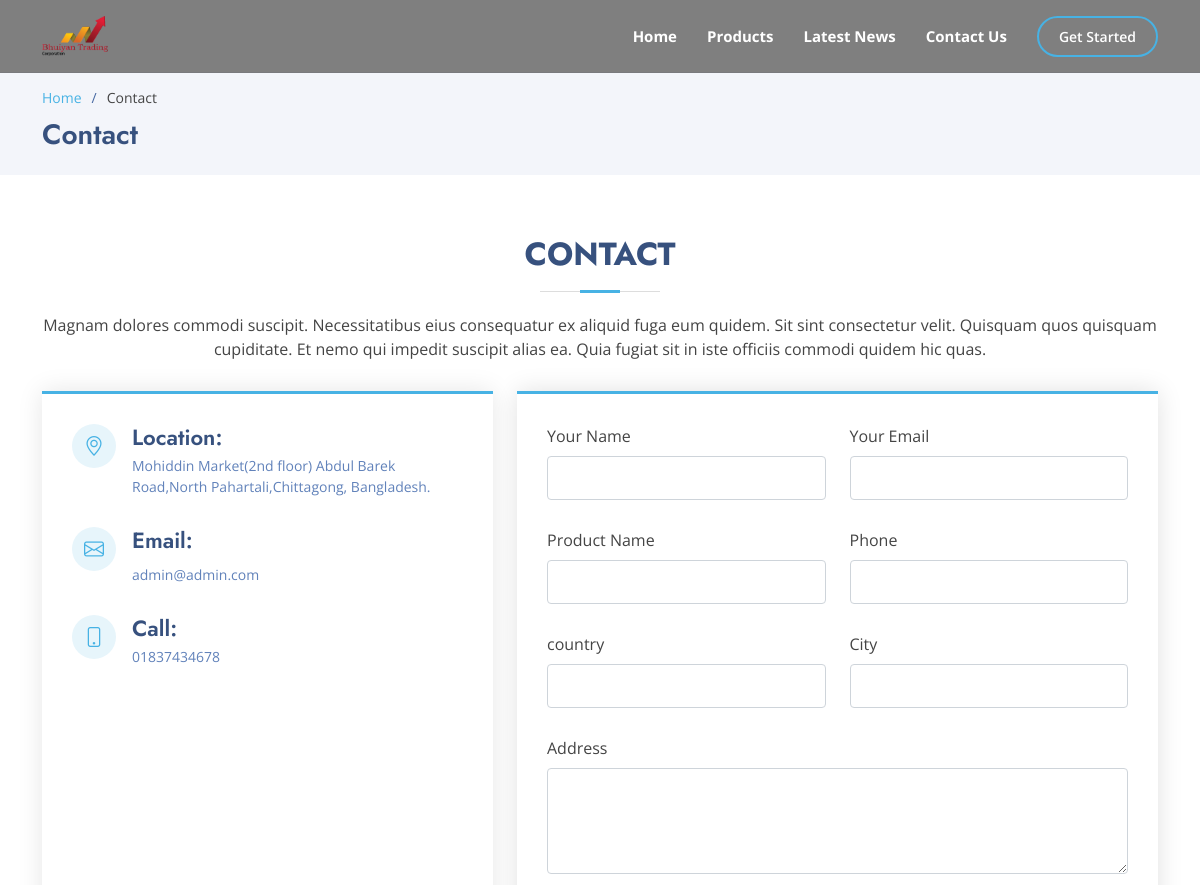
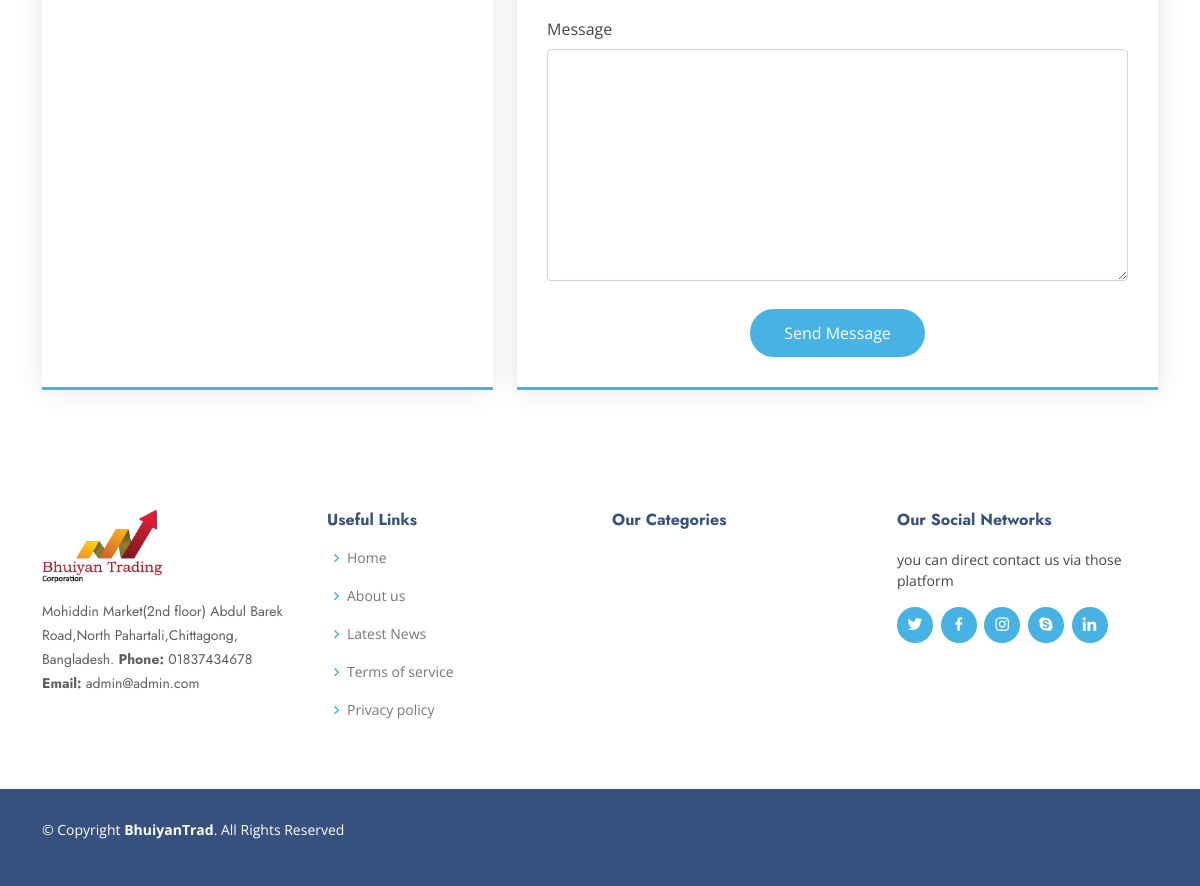
Page /contact/ on the committed database (2 pictures, top to bottom).
### backend/models.py (models this page shows)
class Settings(models.Model):
    title = models.CharField(max_length=255)
    phone = models.CharField(max_length=16)
    email = models.EmailField(max_length=255)
    address = models.TextField()
    site_logo = models.ImageField(upload_to=settings_path)
    hero_image = models.ImageField(upload_to=settings_path)
    who_we = models.TextField()
    who_we_image = models.ImageField(upload_to=settings_path)
    future_focused = models.TextField()
    future_forused_img = models.ImageField(upload_to=settings_path)
    about_us = models.TextField()
    about_us_img = models.ImageField(upload_to=settings_path)

### frontend/views.py (the view)
# urls.py: path('contact/', views.ContactView, name="contact"),
def ContactView(request):
    settings = Settings.objects.first()
    context = {
        'settings' : settings,
    }
    if request.method == 'POST':
        form = ContactForm(request.POST)
        if form.is_valid():
            form.save()
            return render(request, 'contact.html', context)
        else:
            print(form.errors.as_data())
    else:
        messages.error(request, "Message sent failed")
    return render(request, 'contact.html', context)

### frontend/templates/contact.html (shortened to what this page needs)
{% extends 'asset2/base.html' %} {% load static %} {% block content %}
<main id="main">
    <section id="breadcrumbs" class="breadcrumbs">
        <div class="container">
            <ol>
                <li><a href="{% url 'frontend:home' %}">Home</a></li>
                <li>Contact</li>
            </ol>
            <h2>Contact</h2>
        </div>
    </section>
    <section id="contact" class="contact">
        <div class="container" data-aos="fade-up">
            <div class="section-title">
                <h2>Contact</h2>
                <p>Magnam dolores commodi suscipit. Necessitatibus eius consequatur ex aliquid fuga eum quidem. Sit sint consectetur velit. Quisquam quos quisquam cupiditate. Et nemo qui impedit suscipit alias ea. Quia fugiat sit in iste officiis commodi
                    quidem hic quas.</p>
            </div>
            <div class="row">
                <div class="col-lg-5 d-flex align-items-stretch">
                    <div class="info">
                        <div class="address">
                            <i class="bi bi-geo-alt"></i>
                            <h4>Location:</h4>
                            <p>
                                {{settings.address}}
                            </p>
                        </div>
                        <div class="email">
                            <i class="bi bi-envelope"></i>
                            <h4>Email:</h4>
                            <p>{{settings.email}}</p>
                        </div>
                        <div class="phone">
                            <i class="bi bi-phone"></i>
                            <h4>Call:</h4>
                            <p>{{settings.phone}}</p>
                        </div>
                    </div>
                </div>
                <div class="col-lg-7 mt-5 mt-lg-0 d-flex align-items-stretch">
                    <form action="{% url 'frontend:contact' %}" method="post" role="form" class="php-email-form">
                        <div class="row">
                            <div class="form-group col-md-6">
                                <label for="name">Your Name</label>
                                <input type="text" name="name" class="form-control" id="name" required>
                            </div>
                            <div class="form-group col-md-6">
                                <label for="name">Your Email</label>
                                <input type="email" class="form-control" name="email" id="email" required>
                            </div>
                            <div class="form-group col-md-6">
                                <label for="product_name">Product Name</label>
                                <input type="text" name="product_name" class="form-control" id="product_name" required>
                            </div>
                            <div class="form-group col-md-6">
                                <label for="zipcode">Phone</label>
                                <input type="number" name="phone" class="form-control" id="zipcode" required>
                            </div>
                            <div class="form-group col-md-6">
                                <label for="country">country</label>
                                <input type="text" name="country" class="form-control" id="country" required>
                            </div>
                            <div class="form-group col-md-6">
                                <label for="city">City</label>
                                <input type="text" name="city" class="form-control" id="city" required>
                            </div>
                            <div class="form-group">
                                <label for="name">Address</label>
                                <textarea class="form-control" name="address" rows="4" required></textarea>
                            </div>
                        </div>
                        <div class="form-group">
                            <label for="name">Message</label>
                            <textarea class="form-control" name="message" rows="10" required></textarea>
                        </div>
                        <div class="text-center"><button type="submit">Send Message</button></div>
                    </form>
                </div>
            </div>
        </div>
    </section>
</main>
{% endblock %}

### frontend/templates/asset2/header.html (shortened to what this page needs)
<header id="header" class="fixed-top" style="background: rgba(0,0,0,0.5);">
    <div class="container d-flex align-items-center">
        <h1 class="logo me-auto">
            <a class="logo me-auto" href="{% url 'frontend:home' %}">
                <img src="{{settings.site_logo.url}}" class="img-fluid" />
            </a>
        </h1>
        <nav id="navbar" class="navbar">
            <ul>
                <li><a class="nav-link scrollto" href="{% url 'frontend:home' %}"><strong>Home</strong></a></li>
                <li><a class="nav-link scrollto" href=""><strong>Products</strong></a></li>
                <li><a class="nav-link scrollto" href=""><strong>Latest News</strong></a></li>
                <li><a class="nav-link scrollto" href="{% url 'frontend:contact' %}"><strong>Contact Us</strong></a></li>
                <li><a class="getstarted scrollto" href="">Get Started</a></li>
            </ul>
        </nav>
    </div>
</header>

### frontend/templates/asset2/footer.html (shortened to what this page needs)
<footer id="footer">
    <div class="footer-top">
        <div class="container">
            <div class="row">
                <div class="col-lg-3 col-md-6 footer-contact">
                    <a href="#" class="mb-2">
                        <img src="{{settings.site_logo.url}}" class="mb-3 img-fluid" width="120px" alt="logo">
                    </a>
                    <p>
                        {{settings.address}}
                        <strong>Phone:</strong> {{settings.phone}}<br>
                        <strong>Email:</strong> {{settings.email}}<br>
                    </p>
                </div>
                <div class="col-lg-3 col-md-6 footer-links">
                    <h4>Useful Links</h4>
                    <ul>
                        <li><i class="bx bx-chevron-right"></i> <a href="#">Home</a></li>
                        <li><i class="bx bx-chevron-right"></i> <a href="#">About us</a></li>
                        <li><i class="bx bx-chevron-right"></i> <a href="#">Latest News</a></li>
                        <li><i class="bx bx-chevron-right"></i> <a href="#">Terms of service</a></li>
                        <li><i class="bx bx-chevron-right"></i> <a href="#">Privacy policy</a></li>
                    </ul>
                </div>
                <div class="col-lg-3 col-md-6 footer-links">
                    <h4>Our Categories</h4>
                </div>
                <div class="col-lg-3 col-md-6 footer-links">
                    <h4>Our Social Networks</h4>
                    <p>you can direct contact us via those platform</p>
                    <div class="social-links mt-3">
                        <a href="#" class="twitter"><i class="bx bxl-twitter"></i></a>
                        <a href="#" class="facebook"><i class="bx bxl-facebook"></i></a>
                        <a href="#" class="instagram"><i class="bx bxl-instagram"></i></a>
                        <a href="#" class="google-plus"><i class="bx bxl-skype"></i></a>
                        <a href="#" class="linkedin"><i class="bx bxl-linkedin"></i></a>
                    </div>
                </div>
            </div>
        </div>
    </div>
    <div class="container footer-bottom clearfix">
        <div class="copyright text-center">
            <p>&copy; Copyright <strong><span>BhuiyanTrad</span></strong>. All Rights Reserved</p>
        </div>
</footer>

### rows in the picture
Settings: site_logo (picture), address "Mohiddin Market(2nd floor) Abdul Barek Road,North Pahartali,Chittagong, Bangladesh.", email "admin@admin.com", phone "01837434678"
